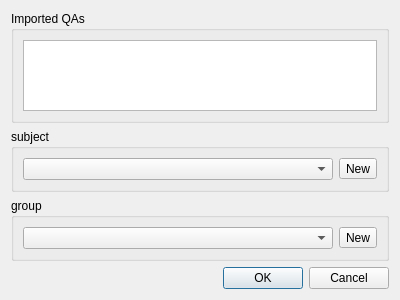
<?xml version="1.0" encoding="UTF-8"?>
<ui version="4.0">
 <class>DialogQAImporterSelector</class>
 <widget class="QDialog" name="DialogQAImporterSelector">
  <property name="geometry">
   <rect>
    <x>0</x>
    <y>0</y>
    <width>400</width>
    <height>300</height>
   </rect>
  </property>
  <property name="windowTitle">
   <string>Dialog</string>
  </property>
  <property name="windowIcon">
   <iconset resource="../../icons.qrc">
    <normaloff>:/resources/icons/gonzales_icon.png</normaloff>:/resources/icons/gonzales_icon.png</iconset>
  </property>
  <layout class="QVBoxLayout" name="verticalLayout_5">
   <item>
    <layout class="QVBoxLayout" name="verticalLayout_4">
     <item>
      <widget class="QGroupBox" name="groupBox">
       <property name="title">
        <string>Imported QAs</string>
       </property>
       <layout class="QVBoxLayout" name="verticalLayout">
        <item>
         <widget class="QListWidget" name="listWidgetQuestions"/>
        </item>
       </layout>
      </widget>
     </item>
     <item>
      <widget class="QGroupBox" name="groupBox_2">
       <property name="title">
        <string>subject</string>
       </property>
       <layout class="QHBoxLayout" name="horizontalLayout">
        <item>
         <widget class="QComboBox" name="comboBoxSubjects"/>
        </item>
        <item>
         <widget class="QToolButton" name="toolButtonCreateSubject">
          <property name="text">
           <string>New</string>
          </property>
         </widget>
        </item>
       </layout>
      </widget>
     </item>
     <item>
      <widget class="QGroupBox" name="groupBox_3">
       <property name="title">
        <string>group</string>
       </property>
       <layout class="QHBoxLayout" name="horizontalLayout_2">
        <item>
         <widget class="QComboBox" name="comboBoxGroups"/>
        </item>
        <item>
         <widget class="QToolButton" name="toolButtonCreateGroup">
          <property name="text">
           <string>New</string>
          </property>
         </widget>
        </item>
       </layout>
      </widget>
     </item>
     <item>
      <widget class="QDialogButtonBox" name="buttonBox">
       <property name="orientation">
        <enum>Qt::Horizontal</enum>
       </property>
       <property name="standardButtons">
        <set>QDialogButtonBox::Cancel|QDialogButtonBox::Ok</set>
       </property>
      </widget>
     </item>
    </layout>
   </item>
  </layout>
 </widget>
 <resources>
  <include location="../../icons.qrc"/>
 </resources>
 <connections/>
</ui>
